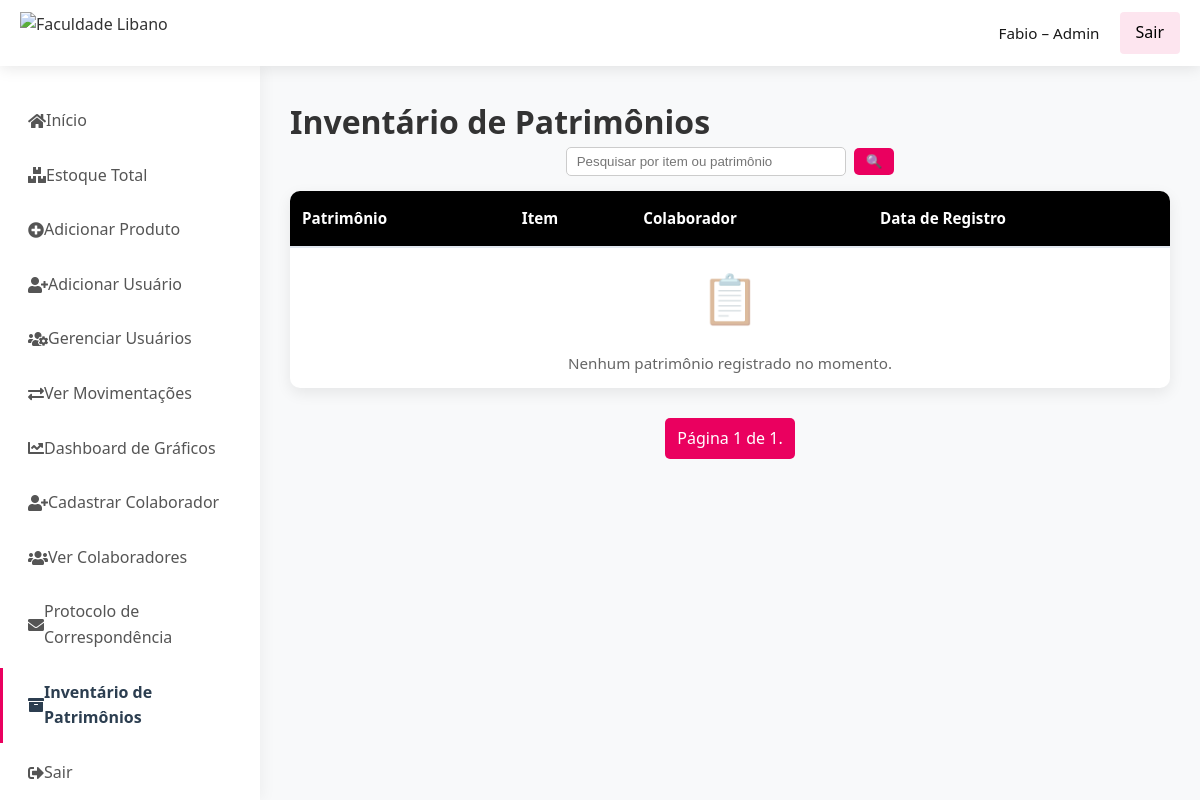
The app's page /patrimonios/ (signed in), older data.
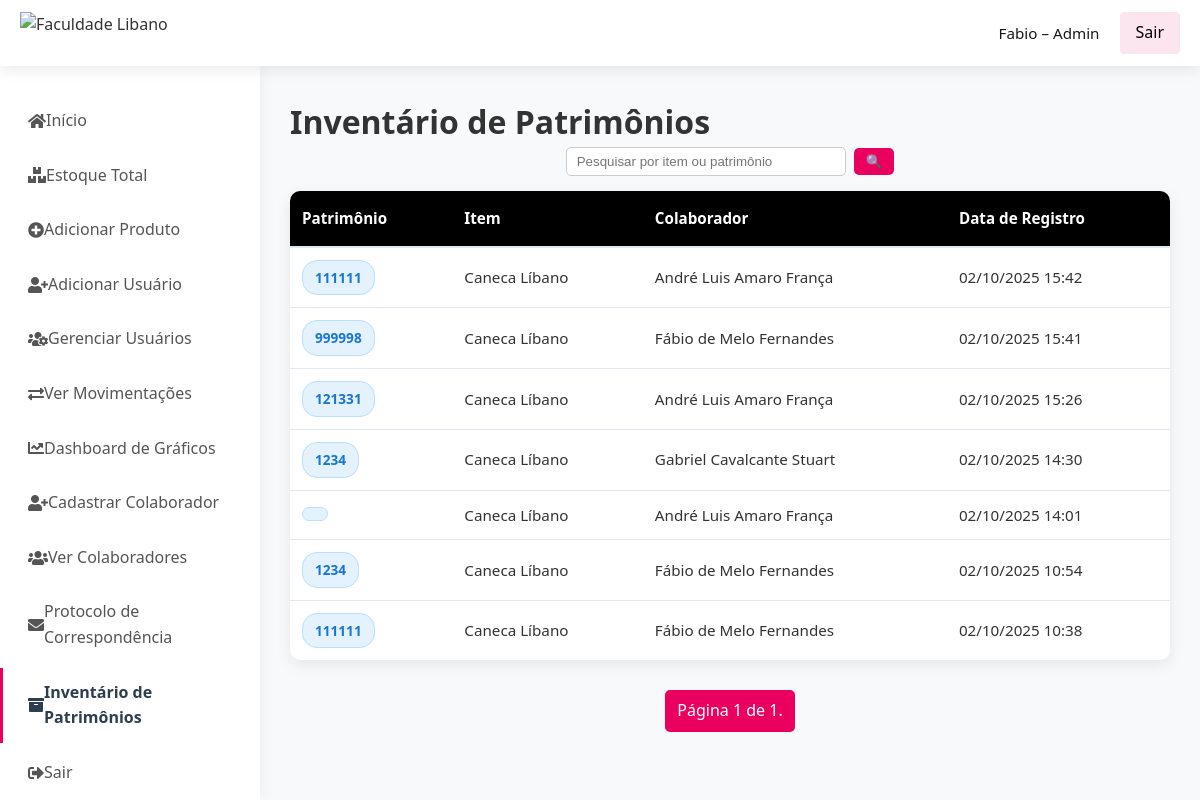
The same page, newer data.
### estoque/models.py (models this page shows, shortened)
class Protocolo(models.Model):
    colaborador = models.ForeignKey(Colaborador, on_delete=models.CASCADE)
    item = models.ForeignKey(Produto, on_delete=models.CASCADE)
    item_nome = models.CharField(max_length=100, blank=True, null=True)
    patrimonio = models.CharField(max_length=50, unique=True)  # obrigatório
    data = models.DateTimeField(auto_now_add=True)

class Produto(models.Model):
    nome = models.CharField(max_length=100)  # Nome do produto
    quantidade = models.IntegerField(default=0)  # Quantidade em estoque
    setor_responsavel = models.ForeignKey(
        Group,
        on_delete=models.SET_NULL,
        null=True,
        blank=True
    )
    data_entrada = models.DateTimeField(auto_now_add=True)
    observacoes = models.TextField(blank=True, null=True)
    class Meta:
        unique_together = ('nome', 'setor_responsavel')
        verbose_name_plural = "Produtos"

class Colaborador(models.Model):
    codigo = models.CharField(max_length=20, unique=True)
    nome = models.CharField(max_length=100)

### estoque/views.py (the view)
# urls.py: path("patrimonios/", views.lista_patrimonios, name="lista_patrimonios"),
@login_required
def lista_patrimonios(request):
    user = request.user
    patrimonios_list = Protocolo.objects.select_related("item", "colaborador").all().order_by("-data")
    termo = request.GET.get('q', '').strip()
    if termo:
        patrimonios_list = patrimonios_list.filter(
            Q(item__nome__icontains=termo) |
            Q(patrimonio__icontains=termo) |
            Q(colaborador__nome__icontains=termo)
        )
    paginator = Paginator(patrimonios_list, 100)
    page_number = request.GET.get('page')
    page_obj = paginator.get_page(page_number)
    is_admin = user.is_superuser
    pertence_geral = user.groups.filter(name__iexact="Geral").exists()
    user_groups = user.groups.all()
    setores = Group.objects.all() if is_admin else user_groups
    hub_info = [
        {
            "nome_setor": s.name,
            "total_produtos": Produto.objects.filter(setor_responsavel=s).count(),
        }
        for s in setores
    ]
    context = {
        'patrimonios': page_obj,
        'q': termo,
        'is_admin': is_admin,
        'pertence_geral': pertence_geral,
        'hub_info': hub_info,  # ✅ ESSENCIAL
        'pagina_atual': 'lista_patrimonios',
    }
    return render(request, "estoque/lista_patrimonios.html", context)
    from .utils import checar_estoque

### estoque/context_processors.py (called while the page is built)
def sidebar_context(request):
    if not request.user.is_authenticated:
        return {}
    is_admin = request.user.is_superuser or request.user.groups.filter(name__iexact='ADMIN').exists()
    pertence_geral = request.user.groups.filter(name__iexact='Geral').exists()
    user_groups = request.user.groups.all()
    setores = Group.objects.all() if is_admin else user_groups
    hub_info = [
        {
            'nome_setor': s.name,
            'total_produtos': Produto.objects.filter(setor_responsavel=s).count()
        }
        for s in setores
    ]
    return {
        'is_admin': is_admin,
        'pertence_geral': pertence_geral,
        'hub_info': hub_info,
    }

### estoque/templates/estoque/lista_patrimonios.html (shortened to what the changed rows need)
<!DOCTYPE html>
<html lang="pt-BR">
<head>
    <link rel="stylesheet" href="https://cdnjs.cloudflare.com/ajax/libs/font-awesome/5.15.4/css/all.min.css">
</head>
<body>
    <main class="content">
        <h1>Inventário de Patrimônios</h1>
        <div class="table-container">
            <table class="patrimonios-table">
                <thead>
                    <tr>
                        <th>Patrimônio</th>
                        <th>Item</th>
                        <th>Colaborador</th>
                        <th>Data de Registro</th>
                    </tr>
                </thead>
                <tbody>
                    {% for p in patrimonios %}
                    <tr>
                        <td><span class="patrimonio-badge">{{ p.patrimonio }}</span></td>
                        <td>{{ p.item.nome }}</td>
                        <td>{{ p.colaborador.nome }}</td>
                        <td>{{ p.data|date:"d/m/Y H:i" }}</td>
                    </tr>
                    {% empty %}
                    <tr>
                        <td colspan="4" class="empty-state">
                            <div class="empty-icon">📋</div>
                            <p>Nenhum patrimônio registrado no momento.</p>
                        </td>
                    </tr>
                    {% endfor %}
                </tbody>
            </table>
        </div>
    </main>
</body>
</html>

Row changes from the older to the newer data that the page shows:
now on this page (row edited): Protocolo: patrimonio "111111", item.nome "Caneca Líbano", colaborador.nome "André Luis Amaro França", data "02/10/2025 15:42"
now on this page (row edited): Protocolo: patrimonio "999998", item.nome "Caneca Líbano", colaborador.nome "Fábio de Melo Fernandes", data "02/10/2025 15:41"
now on this page (row edited): Protocolo: patrimonio "121331", item.nome "Caneca Líbano", colaborador.nome "André Luis Amaro França", data "02/10/2025 15:26"
now on this page (row edited): Protocolo: patrimonio "1234", item.nome "Caneca Líbano", colaborador.nome "Gabriel Cavalcante Stuart", data "02/10/2025 14:30"
now on this page (row edited): Protocolo: item.nome "Caneca Líbano", colaborador.nome "André Luis Amaro França", data "02/10/2025 14:01"
now on this page (row edited): Protocolo: patrimonio "1234", item.nome "Caneca Líbano", colaborador.nome "Fábio de Melo Fernandes", data "02/10/2025 10:54"
now on this page (row edited): Protocolo: patrimonio "111111", item.nome "Caneca Líbano", colaborador.nome "Fábio de Melo Fernandes", data "02/10/2025 10:38"
Text that changed along with them:
text no longer shown: "📋 Nenhum patrimônio registrado no momento."
